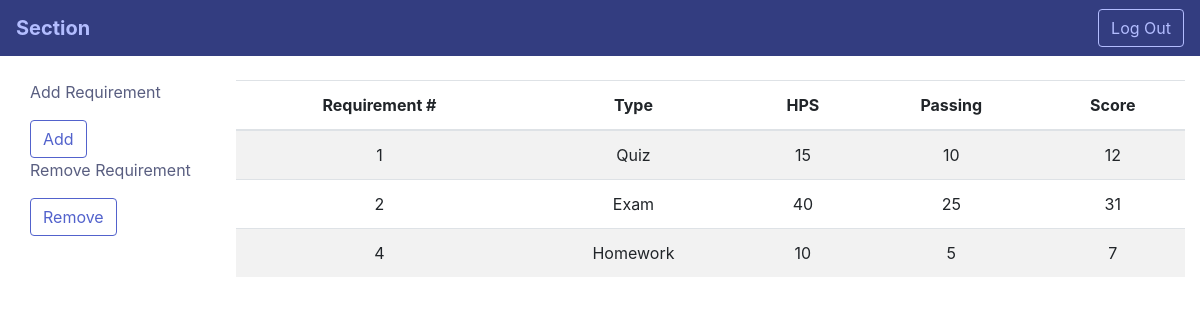
Screenshot of /view_grades.php with the database file from the repository.
### tables this page shows
CREATE TABLE `grades` (
  `requirementID` int(11) NOT NULL,
  `requirementType` varchar(255) NOT NULL,
  `requirementHPS` int(11) NOT NULL,
  `requirementPassing` int(11) NOT NULL,
  `requirementScore` int(11) NOT NULL
);

### view_grades.php (the view, shortened to what this page needs)
<?php
    include('config/db_connect.php');
    $sql = "SELECT requirementID, requirementType, requirementHPS, requirementPassing, requirementScore FROM grades";
    $result = mysqli_query($conn, $sql);
    $grades = mysqli_fetch_all($result, MYSQLI_ASSOC);
 ?>
<!DOCTYPE html>
<head>
    <link rel="stylesheet" href="css\bootstrap.min.css">
</head>
<body class="blue">
    <nav class="navbar navbar-light" style="background-color:#333D80; color:#B3BDFF; font-face: 16px-apple-system">
        <a class="navbar-brand" href="#" style="color:#B3BDFF;">
            <strong>Section</strong>
        </a>
        <form action=input1.html method=POST>
            <button class="btn btn-outline-secondary my-2 my-sm-0" style="border-color:#B3BDFF; color:#B3BDFF;" type="submit"> Log Out</button>
        </form>
    </nav>
    <br>
    <div class="container-fluid">
        <div class="row">
            <div class="col-sm-auto">
                <nav class="nav flex-sm-column">
                    <div class="container" style="text-align:left">
                        <p style="color:#595E80;">Add Requirement</p>
                        <form action= add_req.php method=POST>
                            <button class="btn btn-outline-light my-2 my-sm-0" style="border-color:#5262CC; color:#5262CC;" type="submit">Add</button>
                            </form>
                            <p style="color:#595E80;">Remove Requirement</p>
                        <form action=remove_req.php method=POST>
                            <button class="btn btn-outline-light my-2 my-sm-0" style="border-color:#5262CC; color:#5262CC;" type="submit">Remove</button>
            </nav>
        </div>
        <div id="table" class="col-sm" style="align:left;">
            <table class="table table-striped" style="text-align:center">
                <thead>
                    <tr>
                        <th scope="col">Requirement #</th>
                        <th scope="col">Type</th>
                        <th scope="col">HPS</th>
                        <th scope="col">Passing</th>
                        <th scope="col">Score</th>
                    </tr>
                </thead>
                <tbody>
                    <?php foreach($grades as $grade): ?>
                        <tr>
                            <td><?php echo $grade['requirementID']; ?></td>
                            <td><?php echo $grade['requirementType']; ?></td>
                            <td><?php echo $grade['requirementHPS']; ?></td>
                            <td><?php echo $grade['requirementPassing']; ?></td>
                            <td><?php echo $grade['requirementScore']; ?></td>
                        </tr>
                    <?php endforeach; ?>
                </tbody>
            </table>
        </div>
    </div>
    </div>
</body>

### rows the page displays
grades: requirementID "1", requirementType "Quiz", requirementHPS "15", requirementPassing "10", requirementScore "12"
grades: requirementID "2", requirementType "Exam", requirementHPS "40", requirementPassing "25", requirementScore "31"
grades: requirementID "4", requirementType "Homework", requirementHPS "10", requirementPassing "5", requirementScore "7"
